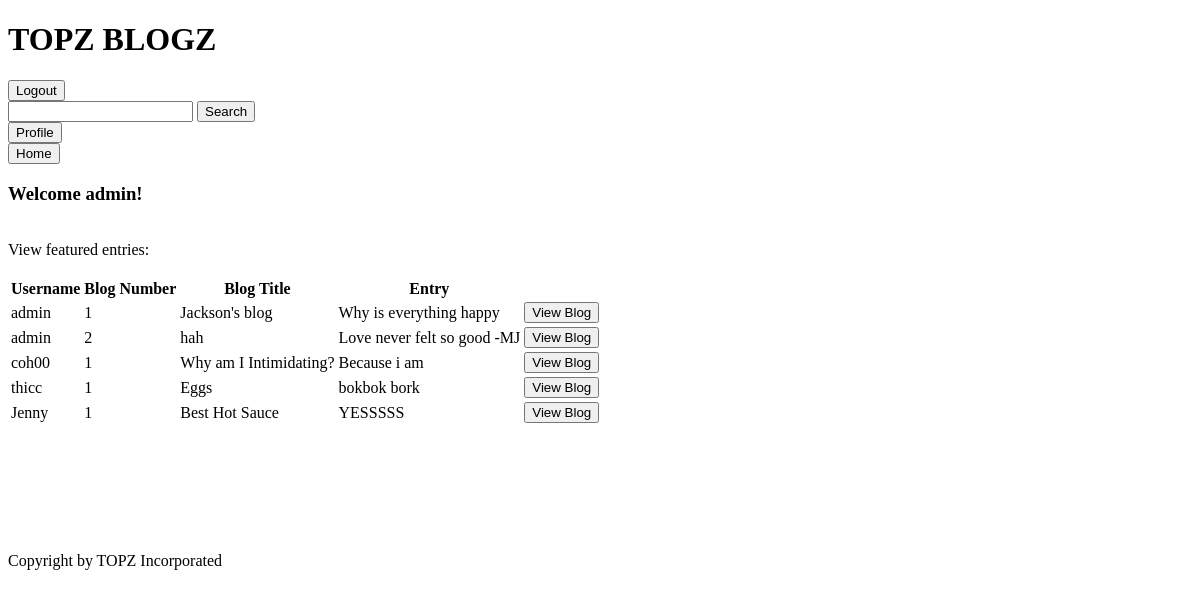
Page /home (signed in) on the earlier database version.
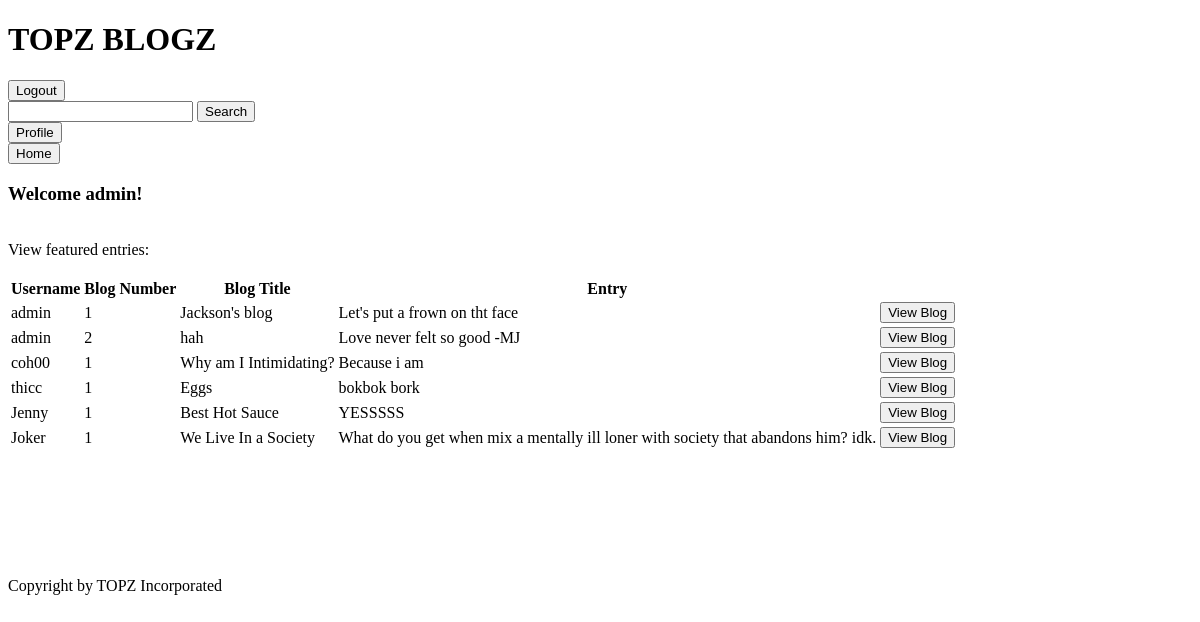
Same page on the later database version.
### tables this page shows
CREATE TABLE users (user_id INTEGER PRIMARY KEY, username TEXT, password TEXT);

CREATE TABLE blogs (user_id INTEGER, blog_id INTEGER, blog_name TEXT);

CREATE TABLE entries (user_id INTEGER, blog_id INTEGER, entry_num INTEGER, entry_text TEXT);

### app.py (the view)
@app.route("/home", methods = ["GET", "POST"])
def home():
    if ('username' in session and 'password' in session):
        if('profileRedirect' in request.form):
            return redirect("/user/" + session['username'])
        user = session['username']
        entries = readDB.getAllBlogs()
        return render_template("home.html",
            username = user,
            recentEntries = entries)
    return redirect(url_for("firstLogin"))

### utl/readDB.py (called while the page is built)
def displayBlogsID(userid):
    DB_FILE="data/databases.db"
    db = sqlite3.connect(DB_FILE)
    c = db.cursor()
    command = "SELECT blogs.user_id, blogs.blog_id, blog_name, entry_num, entry_text FROM blogs INNER JOIN entries ON blogs.user_id = entries.user_id AND blogs.blog_id = entries.blog_id WHERE blogs.user_id = {};".format(userid)
    c.execute(command)
    q = c.fetchall()
    final = []
    for entry in q:
        index = entry[1] - 1
        if len(final) == index:
            final.append([])
            final[index].append(entry[1])
            final[index].append(entry[2])
            final[index].append(entry[4])
        else:
            final[index].append(entry[4])
    db.commit() #save changes
    db.close()  #close database
    return final

### templates/home.html (shortened to what this page needs)
{% extends "header.html" %}
{% block body %}
    <h3> Welcome {{username}}! </h3>
    <br>
    View featured entries:
    <br>
    <br>
    <table>
      <tr>
        <th>Username</th>
        <th>Blog Number</th>
        <th>Blog Title</th>
        <th>Entry</th>
      </tr>
      {% for row in recentEntries %}
        <tr>
          <td>{{row[0]}}</td>
          <td>{{row[1]}}</td>
          <td>{{row[2]}}</td>
          <td>{{row[3]}}</td>
          <td>
            <form action='/user/{{row[0]}}/blog/{{row[1]}}'>
                <input type = 'submit' value = "View Blog">
            </form>
          </td>
        </tr>
      {% endfor %}
    </table>
    <br>
    <br><br><br><br><br>
{% endblock %}

Differences in the rows shown:
no longer on this page (row unchanged): entries: entry_text "Why is everything happy"
added entries: entry_text "Let's put a frown on tht face"
added users: username "Joker"
added blogs: blog_name "We Live In a Society"
added entries: entry_text "What do you get when mix a mentally ill loner with society that abandons him? idk."
Other differences:
new list line: "admin"
new list line: "1 View Blog"
new list line: "Jackson's blog"
list line gone: "admin"
list line gone: "1 View Blog"
list line gone: "Jackson's blog"
